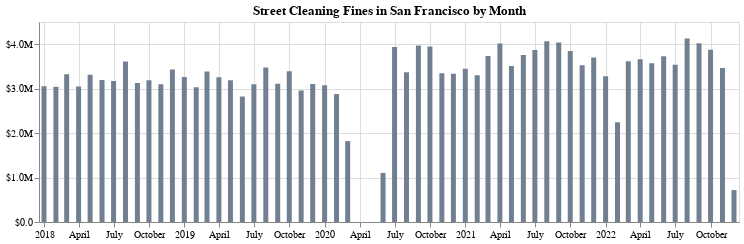

Notebook code cell kept with this figure:
### Code cell
# Visualize
alt.Chart(
    st_cleaning_month_fine,
    width=700,
    height=200
).mark_bar(color='slategray').encode(
    x=alt.X('Citation Issued DateTime', axis=alt.Axis(labelAngle=0), title=''),
    y=alt.Y('Fine Amount', axis=alt.Axis(format='$.2s'), title='')
).properties(
    title='Street Cleaning Fines in San Francisco by Month'
)

### Figure 1 — Vega-Lite specification as saved in the notebook (floating-point values rounded to 4 significant figures)
{"$schema": "https://vega.github.io/schema/vega-lite/v4.17.0.json", "config": {"view": {"continuousHeight": 300, "continuousWidth": 400}}, "data": {"name": "data-0761683fe588dc374565d049a65a7a1e"}, "datasets": {"data-0761683fe588dc374565d049a65a7a1e": [{"Citation Issued DateTime": "2018-01-01T00:00:00", "Fine Amount": 3055050}, {"Citation Issued DateTime": "2018-02-01T00:00:00", "Fine Amount": 3045268}, {"Citation Issued DateTime": "2018-03-01T00:00:00", "Fine Amount": 3323982}, {"Citation Issued DateTime": "2018-04-01T00:00:00", "Fine Amount": 3049719}, {"Citation Issued DateTime": "2018-05-01T00:00:00", "Fine Amount": 3312302}, {"Citation Issued DateTime": "2018-06-01T00:00:00", "Fine Amount": 3195648}, {"Citation Issued DateTime": "2018-07-01T00:00:00", "Fine Amount": 3171065}, {"Citation Issued DateTime": "2018-08-01T00:00:00", "Fine Amount": 3611368}, {"Citation Issued DateTime": "2018-09-01T00:00:00", "Fine Amount": 3125348}, {"Citation Issued DateTime": "2018-10-01T00:00:00", "Fine Amount": 3187668}, {"Citation Issued DateTime": "2018-11-01T00:00:00", "Fine Amount": 3097000}, {"Citation Issued DateTime": "2018-12-01T00:00:00", "Fine Amount": 3429348}, {"Citation Issued DateTime": "2019-01-01T00:00:00", "Fine Amount": 3260020}, {"Citation Issued DateTime": "2019-02-01T00:00:00", "Fine Amount": 3030728}, {"Citation Issued DateTime": "2019-03-01T00:00:00", "Fine Amount": 3388080}, {"Citation Issued DateTime": "2019-04-01T00:00:00", "Fine Amount": 3254168}, {"Citation Issued DateTime": "2019-05-01T00:00:00", "Fine Amount": 3189036}, {"Citation Issued DateTime": "2019-06-01T00:00:00", "Fine Amount": 2822716}, {"Citation Issued DateTime": "2019-07-01T00:00:00", "Fine Amount": 3098850}, {"Citation Issued DateTime": "2019-08-01T00:00:00", "Fine Amount": 3474970}, {"Citation Issued DateTime": "2019-09-01T00:00:00", "Fine Amount": 3110467}, {"Citation Issued DateTime": "2019-10-01T00:00:00", "Fine Amount": 3390048}, {"Citation Issued DateTime": "2019-11-01T00:00:00", "Fine Amount": 2957441}, {"Citation Issued DateTime": "2019-12-01T00:00:00", "Fine Amount": 3105964}, {"Citation Issued DateTime": "2020-01-01T00:00:00", "Fine Amount": 3076559}, {"Citation Issued DateTime": "2020-02-01T00:00:00", "Fine Amount": 2877970}, {"Citation Issued DateTime": "2020-03-01T00:00:00", "Fine Amount": 1819765}, {"Citation Issued DateTime": "2020-04-01T00:00:00", "Fine Amount": 0}, {"Citation Issued DateTime": "2020-05-01T00:00:00", "Fine Amount": 0}, {"Citation Issued DateTime": "2020-06-01T00:00:00", "Fine Amount": 1104420}, {"Citation Issued DateTime": "2020-07-01T00:00:00", "Fine Amount": 3935701}, {"Citation Issued DateTime": "2020-08-01T00:00:00", "Fine Amount": 3369271}, {"Citation Issued DateTime": "2020-09-01T00:00:00", "Fine Amount": 3973226}, {"Citation Issued DateTime": "2020-10-01T00:00:00", "Fine Amount": 3946761}, {"Citation Issued DateTime": "2020-11-01T00:00:00", "Fine Amount": 3345334}, {"Citation Issued DateTime": "2020-12-01T00:00:00", "Fine Amount": 3337829}, {"Citation Issued DateTime": "2021-01-01T00:00:00", "Fine Amount": 3447956}, {"Citation Issued DateTime": "2021-02-01T00:00:00", "Fine Amount": 3301352}, {"Citation Issued DateTime": "2021-03-01T00:00:00", "Fine Amount": 3733506}, {"Citation Issued DateTime": "2021-04-01T00:00:00", "Fine Amount": 4017449}, {"Citation Issued DateTime": "2021-05-01T00:00:00", "Fine Amount": 3511398}, {"Citation Issued DateTime": "2021-06-01T00:00:00", "Fine Amount": 3756228}, {"Citation Issued DateTime": "2021-07-01T00:00:00", "Fine Amount": 3871790}, {"Citation Issued DateTime": "2021-08-01T00:00:00", "Fine Amount": 4064192}, {"Citation Issued DateTime": "2021-09-01T00:00:00", "Fine Amount": 4040185}, {"Citation Issued DateTime": "2021-10-01T00:00:00", "Fine Amount": 3844890}, {"Citation Issued DateTime": "2021-11-01T00:00:00", "Fine Amount": 3526055}, {"Citation Issued DateTime": "2021-12-01T00:00:00", "Fine Amount": 3702259}, {"Citation Issued DateTime": "2022-01-01T00:00:00", "Fine Amount": 3281322}, {"Citation Issued DateTime": "2022-02-01T00:00:00", "Fine Amount": 2243673}, {"Citation Issued DateTime": "2022-03-01T00:00:00", "Fine Amount": 3614533}, {"Citation Issued DateTime": "2022-04-01T00:00:00", "Fine Amount": 3659544}, {"Citation Issued DateTime": "2022-05-01T00:00:00", "Fine Amount": 3569244}, {"Citation Issued DateTime": "2022-06-01T00:00:00", "Fine Amount": 3728256}, {"Citation Issued DateTime": "2022-07-01T00:00:00", "Fine Amount": 3540882}, {"Citation Issued DateTime": "2022-08-01T00:00:00", "Fine Amount": 4127454}, {"Citation Issued DateTime": "2022-09-01T00:00:00", "Fine Amount": 4019661}, {"Citation Issued DateTime": "2022-10-01T00:00:00", "Fine Amount": 3874368}, {"Citation Issued DateTime": "2022-11-01T00:00:00", "Fine Amount": 3464601}, {"Citation Issued DateTime": "2022-12-01T00:00:00", "Fine Amount": 717924}]}, "encoding": {"x": {"axis": {"labelAngle": 0}, "field": "Citation Issued DateTime", "title": "", "type": "temporal"}, "y": {"axis": {"format": "$.2s"}, "field": "Fine Amount", "title": "", "type": "quantitative"}}, "height": 200, "mark": {"color": "slategray", "type": "bar"}, "title": "Street Cleaning Fines in San Francisco by Month", "width": 700}
